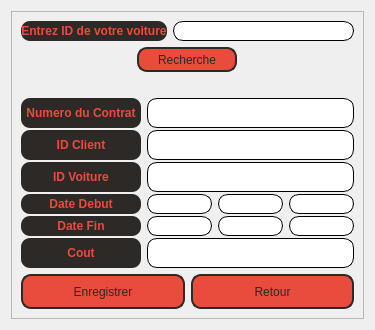
      <widget class="QWidget" name="modcontractmenu">
       <layout class="QVBoxLayout" name="verticalLayout_29">
        <item alignment="Qt::AlignHCenter">
         <widget class="QFrame" name="frame17">
          <property name="sizePolicy">
           <sizepolicy hsizetype="Fixed" vsizetype="Maximum">
            <horstretch>0</horstretch>
            <verstretch>0</verstretch>
           </sizepolicy>
          </property>
          <property name="minimumSize">
           <size>
            <width>300</width>
            <height>180</height>
           </size>
          </property>
          <property name="frameShape">
           <enum>QFrame::StyledPanel</enum>
          </property>
          <property name="frameShadow">
           <enum>QFrame::Raised</enum>
          </property>
          <layout class="QVBoxLayout" name="verticalLayout_28">
           <item>
            <layout class="QHBoxLayout" name="horizontalLayout_7">
             <item>
              <widget class="QLabel" name="label_53">
               <property name="sizePolicy">
                <sizepolicy hsizetype="Minimum" vsizetype="Preferred">
                 <horstretch>0</horstretch>
                 <verstretch>0</verstretch>
                </sizepolicy>
               </property>
               <property name="minimumSize">
                <size>
                 <width>120</width>
                 <height>0</height>
                </size>
               </property>
               <property name="styleSheet">
                <string notr="true">background-color: rgb(45, 41, 38);
color:rgb(233, 75, 60);
font: 8pt &quot;Segoe UI&quot;,;
font-weight:bold;
border-radius:9px;</string>
               </property>
               <property name="text">
                <string>Entrez ID de votre voiture</string>
               </property>
               <property name="alignment">
                <set>Qt::AlignCenter</set>
               </property>
              </widget>
             </item>
             <item>
              <widget class="QLineEdit" name="id_voit">
               <property name="minimumSize">
                <size>
                 <width>0</width>
                 <height>20</height>
                </size>
               </property>
               <property name="styleSheet">
                <string notr="true">QLineEdit{
    border-style:solid;
	border-width:1px;
    border-radius:10px;
	padding-right:10px;
	padding-left:10px;
    font: &quot;Segoe UI&quot;;
}
QLineEdit:hover{
	border-style:solid;
	border-color:rgb(252, 249, 81);
}
</string>
               </property>
              </widget>
             </item>
            </layout>
           </item>
           <item alignment="Qt::AlignHCenter">
            <widget class="QPushButton" name="contratsearch">
             <property name="sizePolicy">
              <sizepolicy hsizetype="Fixed" vsizetype="Fixed">
               <horstretch>0</horstretch>
               <verstretch>0</verstretch>
              </sizepolicy>
             </property>
             <property name="minimumSize">
              <size>
               <width>100</width>
               <height>25</height>
              </size>
             </property>
             <property name="styleSheet">
              <string notr="true">QPushButton {
    color:rgb(45, 41, 38);
    background-color:rgb(233, 75, 60);
    border-style:solid;
    border-width:2px;
    border-color:rgb(45, 41, 38);
    border-radius:10px;
    font: 10pt &quot;Segoe UI&quot;;
}
QPushButton:hover {
	background-color: rgb(45, 41, 38);
	color:rgb(233, 75, 60);
	border-color:rgb(233, 75, 60);
}
QPushButton:pressed {
    background-color:rgb(252, 249, 81);
    color:rgb(45, 41, 38);
    border-style:solid;
	border-color:rgba(255, 255, 255, 0);
}</string>
             </property>
             <property name="text">
              <string>Recherche</string>
             </property>
            </widget>
           </item>
           <item>
            <widget class="QLabel" name="modcontratsearch">
             <property name="styleSheet">
              <string notr="true"/>
             </property>
             <property name="text">
              <string/>
             </property>
             <property name="alignment">
              <set>Qt::AlignCenter</set>
             </property>
            </widget>
           </item>
           <item>
            <layout class="QFormLayout" name="formLayout_11">
             <property name="fieldGrowthPolicy">
              <enum>QFormLayout::AllNonFixedFieldsGrow</enum>
             </property>
             <property name="horizontalSpacing">
              <number>6</number>
             </property>
             <property name="verticalSpacing">
              <number>2</number>
             </property>
             <item row="2" column="0">
              <widget class="QLabel" name="label_38">
               <property name="sizePolicy">
                <sizepolicy hsizetype="Fixed" vsizetype="Expanding">
                 <horstretch>0</horstretch>
                 <verstretch>0</verstretch>
                </sizepolicy>
               </property>
               <property name="minimumSize">
                <size>
                 <width>120</width>
                 <height>0</height>
                </size>
               </property>
               <property name="styleSheet">
                <string notr="true">background-color: rgb(45, 41, 38);
color:rgb(233, 75, 60);
font: 8pt &quot;Segoe UI&quot;,;
font-weight:bold;
border-radius:9px;</string>
               </property>
               <property name="text">
                <string>ID Client</string>
               </property>
               <property name="alignment">
                <set>Qt::AlignCenter</set>
               </property>
              </widget>
             </item>
             <item row="2" column="1">
              <widget class="QLineEdit" name="idclient_4">
               <property name="minimumSize">
                <size>
                 <width>0</width>
                 <height>30</height>
                </size>
               </property>
               <property name="styleSheet">
                <string notr="true">QLineEdit{
    border-style:solid;
	border-width:1px;
    border-radius:10px;
	padding-right:10px;
	padding-left:10px;
    font: &quot;Segoe UI&quot;;
}
QLineEdit:hover{
	border-style:solid;
	border-color:rgb(252, 249, 81);
}
</string>
               </property>
              </widget>
             </item>
             <item row="3" column="0">
              <widget class="QLabel" name="label_39">
               <property name="minimumSize">
                <size>
                 <width>120</width>
                 <height>20</height>
                </size>
               </property>
               <property name="styleSheet">
                <string notr="true">background-color: rgb(45, 41, 38);
color:rgb(233, 75, 60);
font: 8pt &quot;Segoe UI&quot;,;
font-weight:bold;
border-radius:9px;</string>
               </property>
               <property name="text">
                <string>ID Voiture</string>
               </property>
               <property name="alignment">
                <set>Qt::AlignCenter</set>
               </property>
              </widget>
             </item>
             <item row="3" column="1">
              <widget class="QLineEdit" name="idvoit_3">
               <property name="minimumSize">
                <size>
                 <width>0</width>
                 <height>30</height>
                </size>
               </property>
               <property name="styleSheet">
                <string notr="true">QLineEdit{
    border-style:solid;
	border-width:1px;
    border-radius:10px;
	padding-right:10px;
	padding-left:10px;
    font: &quot;Segoe UI&quot;;
}
QLineEdit:hover{
	border-style:solid;
	border-color:rgb(252, 249, 81);
}
</string>
               </property>
              </widget>
             </item>
             <item row="4" column="0">
              <widget class="QLabel" name="label_54">
               <property name="sizePolicy">
                <sizepolicy hsizetype="Maximum" vsizetype="Preferred">
                 <horstretch>0</horstretch>
                 <verstretch>0</verstretch>
                </sizepolicy>
               </property>
               <property name="minimumSize">
                <size>
                 <width>120</width>
                 <height>0</height>
                </size>
               </property>
               <property name="styleSheet">
                <string notr="true">background-color: rgb(45, 41, 38);
color:rgb(233, 75, 60);
font: 8pt &quot;Segoe UI&quot;,;
font-weight:bold;
border-radius:9px;</string>
               </property>
               <property name="text">
                <string>Date Debut</string>
               </property>
               <property name="alignment">
                <set>Qt::AlignCenter</set>
               </property>
              </widget>
             </item>
             <item row="4" column="1">
              <layout class="QHBoxLayout" name="horizontalLayout_8">
               <property name="spacing">
                <number>6</number>
               </property>
               <property name="sizeConstraint">
                <enum>QLayout::SetFixedSize</enum>
               </property>
               <item>
                <widget class="QLineEdit" name="debutjj_3">
                 <property name="minimumSize">
                  <size>
                   <width>0</width>
                   <height>20</height>
                  </size>
                 </property>
                 <property name="maximumSize">
                  <size>
                   <width>65</width>
                   <height>16777215</height>
                  </size>
                 </property>
                 <property name="styleSheet">
                  <string notr="true">QLineEdit{
    border-style:solid;
	border-width:1px;
    border-radius:10px;
	padding-right:10px;
	padding-left:10px;
    font: &quot;Segoe UI&quot;;
}
QLineEdit:hover{
	border-style:solid;
	border-color:rgb(252, 249, 81);
}
</string>
                 </property>
                </widget>
               </item>
               <item>
                <widget class="QLineEdit" name="debutmm_3">
                 <property name="minimumSize">
                  <size>
                   <width>0</width>
                   <height>20</height>
                  </size>
                 </property>
                 <property name="maximumSize">
                  <size>
                   <width>65</width>
                   <height>16777215</height>
                  </size>
                 </property>
                 <property name="styleSheet">
                  <string notr="true">QLineEdit{
    border-style:solid;
	border-width:1px;
    border-radius:10px;
	padding-right:10px;
	padding-left:10px;
    font: &quot;Segoe UI&quot;;
}
QLineEdit:hover{
	border-style:solid;
	border-color:rgb(252, 249, 81);
}
</string>
                 </property>
                 <property name="clearButtonEnabled">
                  <bool>false</bool>
                 </property>
                </widget>
               </item>
               <item>
                <widget class="QLineEdit" name="debutaa_3">
                 <property name="sizePolicy">
                  <sizepolicy hsizetype="Expanding" vsizetype="Fixed">
                   <horstretch>0</horstretch>
                   <verstretch>0</verstretch>
                  </sizepolicy>
                 </property>
                 <property name="minimumSize">
                  <size>
                   <width>0</width>
                   <height>20</height>
                  </size>
                 </property>
                 <property name="maximumSize">
                  <size>
                   <width>65</width>
                   <height>16777215</height>
                  </size>
                 </property>
                 <property name="baseSize">
                  <size>
                   <width>0</width>
                   <height>0</height>
                  </size>
                 </property>
                 <property name="styleSheet">
                  <string notr="true">QLineEdit{
    border-style:solid;
	border-width:1px;
    border-radius:10px;
	padding-right:10px;
	padding-left:10px;
    font: &quot;Segoe UI&quot;;
}
QLineEdit:hover{
	border-style:solid;
	border-color:rgb(252, 249, 81);
}
</string>
                 </property>
                </widget>
               </item>
              </layout>
             </item>
             <item row="5" column="0">
              <widget class="QLabel" name="label_55">
               <property name="sizePolicy">
                <sizepolicy hsizetype="Maximum" vsizetype="Preferred">
                 <horstretch>0</horstretch>
                 <verstretch>0</verstretch>
                </sizepolicy>
               </property>
               <property name="minimumSize">
                <size>
                 <width>120</width>
                 <height>20</height>
                </size>
               </property>
               <property name="styleSheet">
                <string notr="true">background-color: rgb(45, 41, 38);
color:rgb(233, 75, 60);
font: 8pt &quot;Segoe UI&quot;,;
font-weight:bold;
border-radius:9px;</string>
               </property>
               <property name="text">
                <string>Date Fin</string>
               </property>
               <property name="alignment">
                <set>Qt::AlignCenter</set>
               </property>
              </widget>
             </item>
             <item row="5" column="1">
              <layout class="QHBoxLayout" name="horizontalLayout_9">
               <property name="spacing">
                <number>6</number>
               </property>
               <property name="sizeConstraint">
                <enum>QLayout::SetFixedSize</enum>
               </property>
               <item>
                <widget class="QLineEdit" name="finjj_3">
                 <property name="sizePolicy">
                  <sizepolicy hsizetype="Expanding" vsizetype="Preferred">
                   <horstretch>0</horstretch>
                   <verstretch>0</verstretch>
                  </sizepolicy>
                 </property>
                 <property name="minimumSize">
                  <size>
                   <width>0</width>
                   <height>20</height>
                  </size>
                 </property>
                 <property name="maximumSize">
                  <size>
                   <width>65</width>
                   <height>16777215</height>
                  </size>
                 </property>
                 <property name="styleSheet">
                  <string notr="true">QLineEdit{
    border-style:solid;
	border-width:1px;
    border-radius:10px;
	padding-right:10px;
	padding-left:10px;
    font: &quot;Segoe UI&quot;;
}
QLineEdit:hover{
	border-style:solid;
	border-color:rgb(252, 249, 81);
}
</string>
                 </property>
                </widget>
               </item>
               <item>
                <widget class="QLineEdit" name="finmm_3">
                 <property name="sizePolicy">
                  <sizepolicy hsizetype="Expanding" vsizetype="Preferred">
                   <horstretch>0</horstretch>
                   <verstretch>0</verstretch>
                  </sizepolicy>
                 </property>
                 <property name="minimumSize">
                  <size>
                   <width>0</width>
                   <height>20</height>
                  </size>
                 </property>
                 <property name="maximumSize">
                  <size>
                   <width>65</width>
                   <height>16777215</height>
                  </size>
                 </property>
                 <property name="styleSheet">
                  <string notr="true">QLineEdit{
    border-style:solid;
	border-width:1px;
    border-radius:10px;
	padding-right:10px;
	padding-left:10px;
    font: &quot;Segoe UI&quot;;
}
QLineEdit:hover{
	border-style:solid;
	border-color:rgb(252, 249, 81);
}
</string>
                 </property>
                </widget>
               </item>
               <item>
                <widget class="QLineEdit" name="finaa_3">
                 <property name="sizePolicy">
                  <sizepolicy hsizetype="Expanding" vsizetype="Preferred">
                   <horstretch>0</horstretch>
                   <verstretch>0</verstretch>
                  </sizepolicy>
                 </property>
                 <property name="minimumSize">
                  <size>
                   <width>0</width>
                   <height>20</height>
                  </size>
                 </property>
                 <property name="maximumSize">
                  <size>
                   <width>65</width>
                   <height>16777215</height>
                  </size>
                 </property>
                 <property name="styleSheet">
                  <string notr="true">QLineEdit{
    border-style:solid;
	border-width:1px;
    border-radius:10px;
	padding-right:10px;
	padding-left:10px;
    font: &quot;Segoe UI&quot;;
}
QLineEdit:hover{
	border-style:solid;
	border-color:rgb(252, 249, 81);
}
</string>
                 </property>
                </widget>
               </item>
              </layout>
             </item>
             <item row="6" column="0">
              <widget class="QLabel" name="label_56">
               <property name="sizePolicy">
                <sizepolicy hsizetype="Maximum" vsizetype="Preferred">
                 <horstretch>0</horstretch>
                 <verstretch>0</verstretch>
                </sizepolicy>
               </property>
               <property name="minimumSize">
                <size>
                 <width>120</width>
                 <height>20</height>
                </size>
               </property>
               <property name="styleSheet">
                <string notr="true">background-color: rgb(45, 41, 38);
color:rgb(233, 75, 60);
font: 8pt &quot;Segoe UI&quot;,;
font-weight:bold;
border-radius:9px;</string>
               </property>
               <property name="text">
                <string>Cout</string>
               </property>
               <property name="alignment">
                <set>Qt::AlignCenter</set>
               </property>
              </widget>
             </item>
             <item row="6" column="1">
              <widget class="QLineEdit" name="cout_3">
               <property name="sizePolicy">
                <sizepolicy hsizetype="Expanding" vsizetype="Maximum">
                 <horstretch>0</horstretch>
                 <verstretch>0</verstretch>
                </sizepolicy>
               </property>
               <property name="minimumSize">
                <size>
                 <width>0</width>
                 <height>30</height>
                </size>
               </property>
               <property name="styleSheet">
                <string notr="true">QLineEdit{
    border-style:solid;
	border-width:1px;
    border-radius:10px;
	padding-right:10px;
	padding-left:10px;
    font: &quot;Segoe UI&quot;;
}
QLineEdit:hover{
	border-style:solid;
	border-color:rgb(252, 249, 81);
}
</string>
               </property>
              </widget>
             </item>
             <item row="1" column="1">
              <widget class="QLineEdit" name="numcontrat_3">
               <property name="sizePolicy">
                <sizepolicy hsizetype="Expanding" vsizetype="Maximum">
                 <horstretch>0</horstretch>
                 <verstretch>0</verstretch>
                </sizepolicy>
               </property>
               <property name="minimumSize">
                <size>
                 <width>0</width>
                 <height>30</height>
                </size>
               </property>
               <property name="styleSheet">
                <string notr="true">QLineEdit{
    border-style:solid;
	border-width:1px;
    border-radius:10px;
	padding-right:10px;
	padding-left:10px;
    font: &quot;Segoe UI&quot;;
}
QLineEdit:hover{
	border-style:solid;
	border-color:rgb(252, 249, 81);
}
</string>
               </property>
               <property name="frame">
                <bool>true</bool>
               </property>
               <property name="placeholderText">
                <string/>
               </property>
              </widget>
             </item>
             <item row="1" column="0">
              <widget class="QLabel" name="label_37">
               <property name="sizePolicy">
                <sizepolicy hsizetype="Maximum" vsizetype="Preferred">
                 <horstretch>0</horstretch>
                 <verstretch>0</verstretch>
                </sizepolicy>
               </property>
               <property name="minimumSize">
                <size>
                 <width>120</width>
                 <height>20</height>
                </size>
               </property>
               <property name="styleSheet">
                <string notr="true">background-color: rgb(45, 41, 38);
color:rgb(233, 75, 60);
font: 8pt &quot;Segoe UI&quot;,;
font-weight:bold;
border-radius:9px;</string>
               </property>
               <property name="text">
                <string>Numero du Contrat</string>
               </property>
               <property name="alignment">
                <set>Qt::AlignCenter</set>
               </property>
              </widget>
             </item>
            </layout>
           </item>
           <item>
            <layout class="QHBoxLayout" name="horizontalLayout_15">
             <item>
              <widget class="QPushButton" name="save">
               <property name="sizePolicy">
                <sizepolicy hsizetype="Minimum" vsizetype="Fixed">
                 <horstretch>0</horstretch>
                 <verstretch>0</verstretch>
                </sizepolicy>
               </property>
               <property name="minimumSize">
                <size>
                 <width>0</width>
                 <height>35</height>
                </size>
               </property>
               <property name="styleSheet">
                <string notr="true">QPushButton {
    color:rgb(45, 41, 38);
    background-color:rgb(233, 75, 60);
    border-style:solid;
    border-width:2px;
    border-color:rgb(45, 41, 38);
    border-radius:10px;
    font: 10pt &quot;Segoe UI&quot;;
}
QPushButton:hover {
	background-color: rgb(45, 41, 38);
	color:rgb(233, 75, 60);
	border-color:rgb(233, 75, 60);
}
QPushButton:pressed {
    background-color:rgb(252, 249, 81);
    color:rgb(45, 41, 38);
    border-style:solid;
	border-color:rgba(255, 255, 255, 0);
}</string>
               </property>
               <property name="text">
                <string>Enregistrer</string>
               </property>
              </widget>
             </item>
             <item>
              <widget class="QPushButton" name="return_11">
               <property name="minimumSize">
                <size>
                 <width>0</width>
                 <height>35</height>
                </size>
               </property>
               <property name="styleSheet">
                <string notr="true">QPushButton {
    color:rgb(45, 41, 38);
    background-color:rgb(233, 75, 60);
    border-style:solid;
    border-width:2px;
    border-color:rgb(45, 41, 38);
    border-radius:10px;
    font: 10pt &quot;Segoe UI&quot;;
}
QPushButton:hover {
	background-color: rgb(45, 41, 38);
	color:rgb(233, 75, 60);
	border-color:rgb(233, 75, 60);
}
QPushButton:pressed {
    background-color:rgb(252, 249, 81);
    color:rgb(45, 41, 38);
    border-style:solid;
	border-color:rgba(255, 255, 255, 0);
}</string>
               </property>
               <property name="text">
                <string>Retour</string>
               </property>
              </widget>
             </item>
            </layout>
           </item>
          </layout>
         </widget>
        </item>
       </layout>
      </widget>
